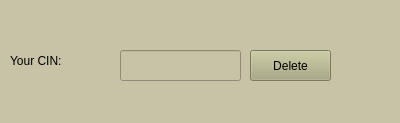
<?xml version="1.0" encoding="UTF-8"?>
<ui version="4.0">
 <class>DeleteWindow</class>
 <widget class="QWidget" name="DeleteWindow">
  <property name="geometry">
   <rect>
    <x>0</x>
    <y>0</y>
    <width>400</width>
    <height>123</height>
   </rect>
  </property>
  <property name="windowTitle">
   <string>Form</string>
  </property>
  <property name="styleSheet">
   <string notr="true">background-color : rgb(200, 194, 167)</string>
  </property>
  <widget class="QLabel" name="label">
   <property name="geometry">
    <rect>
     <x>10</x>
     <y>50</y>
     <width>111</width>
     <height>21</height>
    </rect>
   </property>
   <property name="styleSheet">
    <string notr="true">font: 11pt &quot;Segoe Script&quot;;</string>
   </property>
   <property name="text">
    <string>Your CIN:</string>
   </property>
  </widget>
  <widget class="QLineEdit" name="cinLineEdit">
   <property name="geometry">
    <rect>
     <x>120</x>
     <y>50</y>
     <width>121</width>
     <height>31</height>
    </rect>
   </property>
  </widget>
  <widget class="QPushButton" name="BtnDelete">
   <property name="geometry">
    <rect>
     <x>250</x>
     <y>50</y>
     <width>81</width>
     <height>31</height>
    </rect>
   </property>
   <property name="styleSheet">
    <string notr="true">font: 13pt &quot;MV Boli&quot;; 
background-color : rgb(170, 170, 127)</string>
   </property>
   <property name="text">
    <string>Delete</string>
   </property>
  </widget>
  <widget class="QLabel" name="label_3">
   <property name="geometry">
    <rect>
     <x>120</x>
     <y>130</y>
     <width>47</width>
     <height>13</height>
    </rect>
   </property>
   <property name="text">
    <string/>
   </property>
  </widget>
 </widget>
 <resources/>
 <connections/>
</ui>
